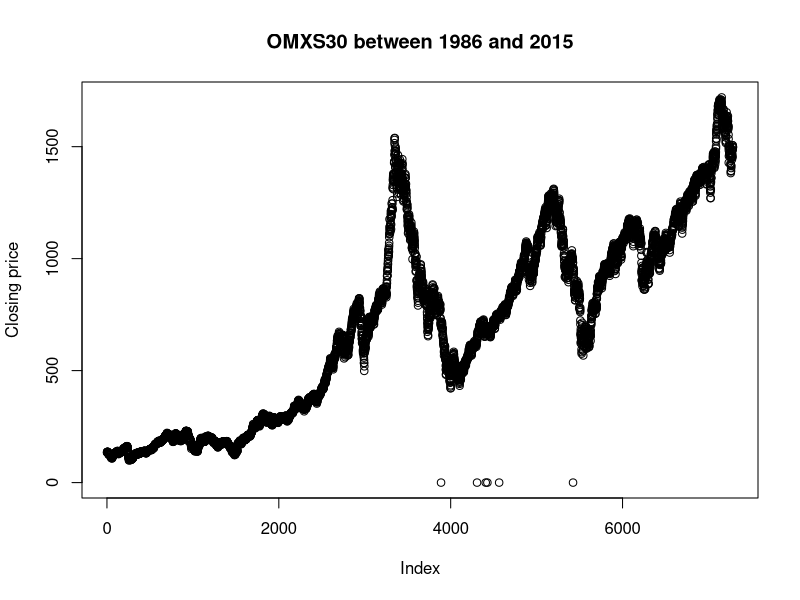
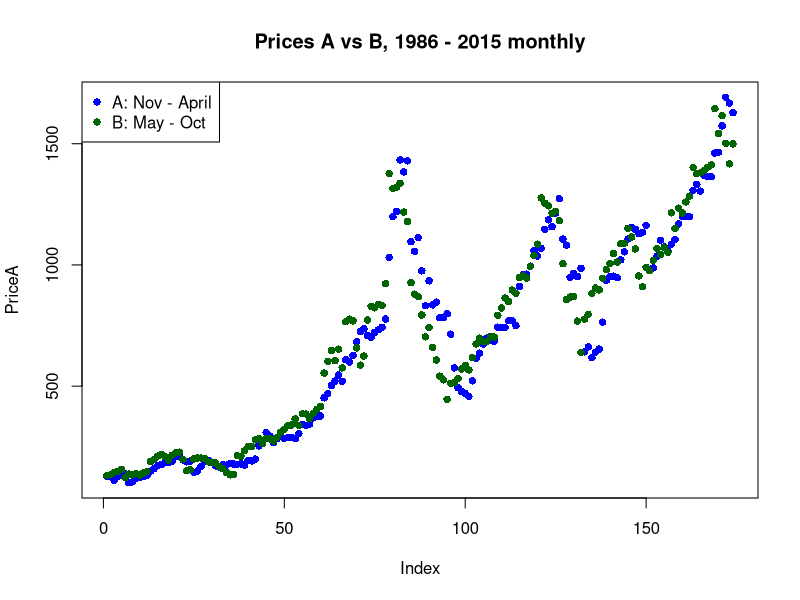
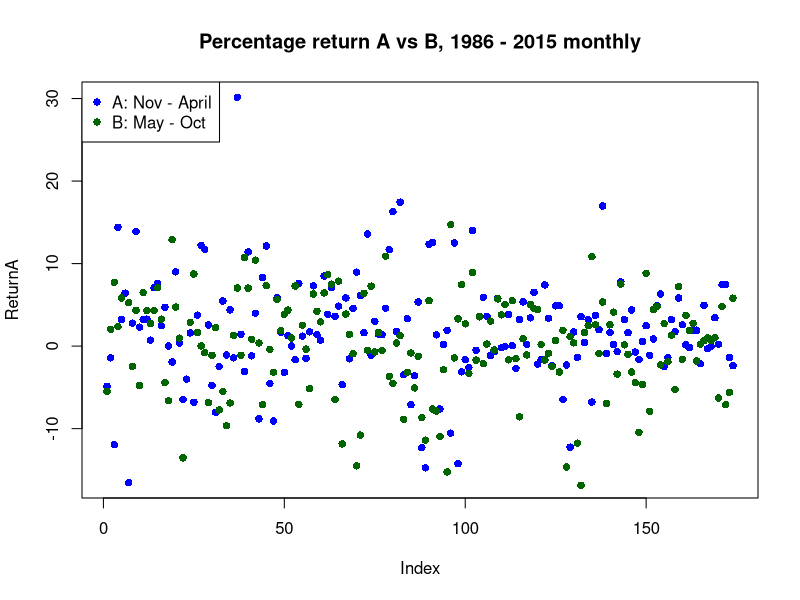

These figures' R source, in order: (Note: this script raises an error after producing the figures.)
################## DOE project ####################

# Plot the graph of historical prices
# https://www.nasdaqomxnordic.com/indexes/historical_prices?Instrument=SE0000337842
price <- read.table("OMXS30reverse-1986-10-31-2015-10-30.csv", 
                   header = F, fill=T, sep = ",")
head(price)
# data$Closing_price
plot(price$V2, ylab = "Closing price", main = "OMXS30 between 1986 and 2015")

###################### ANOVA #########################

Data <- read.table("ABlist.csv",
                         header =F, fill=T, sep=",")
names(Data) <- c("Year", "Month", "Day", "Price", "Return", "Period")
head(Data)
attach(Data)

PriceA <- Price[(175:348)]
PriceB <- Price[((1:174))]
ReturnA <- Return[(175:348)]
ReturnB <- Return[(1:174)]

# plot the prices A vs B
plot(PriceA, col = "blue", pch=16, main = "Prices A vs B, 1986 - 2015 monthly")
points(PriceB, col = "darkgreen", pch = 16)
legend("topleft", c("A: Nov - April", "B: May - Oct"), 
       col = c("blue", "darkgreen"), pch = c(16, 16)) #lty = 1:2)

# plot the returns A vs B
plot(ReturnA, col = "blue", pch=16, main = "Percentage return A vs B, 1986 - 2015 monthly")
points(ReturnB, col = "darkgreen", pch = 16)
legend("topleft", c("A: Nov - April", "B: May - Oct"), 
       col = c("blue", "darkgreen"), pch = c(16, 16)) #lty = 1:2)


# ANOVA
result <- aov(Return ~ Period, Data)
summary(result)
#              Df Sum Sq Mean Sq F value Pr(>F)   
# Period        1    340   339.8   8.445 0.0039 **
# Residuals   346  13919    40.2                  
# ---
# Signif. codes:  0 ‘***’ 0.001 ‘**’ 0.01 ‘*’ 0.05 ‘.’ 0.1 ‘ ’ 1

# we see that the probability that F_0 > F is small. We reject that A and B have the s
# same mean. 
# F test just to see
(340/1)/(13919/(2*348 - 2)) # 16.95237
qf(.95, df1=1, df2=346) # 3.868475
# 16.95237 > 3.868475 so we reject the null hypothesis. 

#detach(Data)

######################## Checking the assumptions ##############################

# additivity

SSPeriodnError <- 340 + 13919 # from the summary of aov
GrandAvg <- (sum(ReturnA) + sum(ReturnB))/(length(ReturnA) + length(ReturnB))
SS_T <- sum((ReturnA - GrandAvg)**2) + sum((ReturnB - GrandAvg)**2) # 14259.19

fit <- lm(Return ~ Period, Data)
Residuals <- fit$residuals
summary(fit)
plot(Period, Residuals, main = "Residuals against A respectiv eB") ### observe that it looks about the same as the plot of residuals

#### random? around zero?
plot(Residuals, ylab ="Residuals")
abline(h = 0)

#### Normality?
hist(Residuals)
qqnorm(Residuals)
qqline(Residuals)

##### independence? Autocorrelation
acf(Residuals) # Seems fine

##### constant variance?
# dotplot of return A vs B

#bartlett.test(Return ~ Period) 

require(ggplot2)
ggplot(fit, aes(Return, Period, colour = Period)) + geom_point()

# plot(Period, Residuals)
plot(result)

sum(ReturnA)/174 # 1.889949
sum(ReturnB)/174 # -0.08621389

# http://homepages.inf.ed.ac.uk/bwebb/statistics/ANOVA_in_R.pdf
